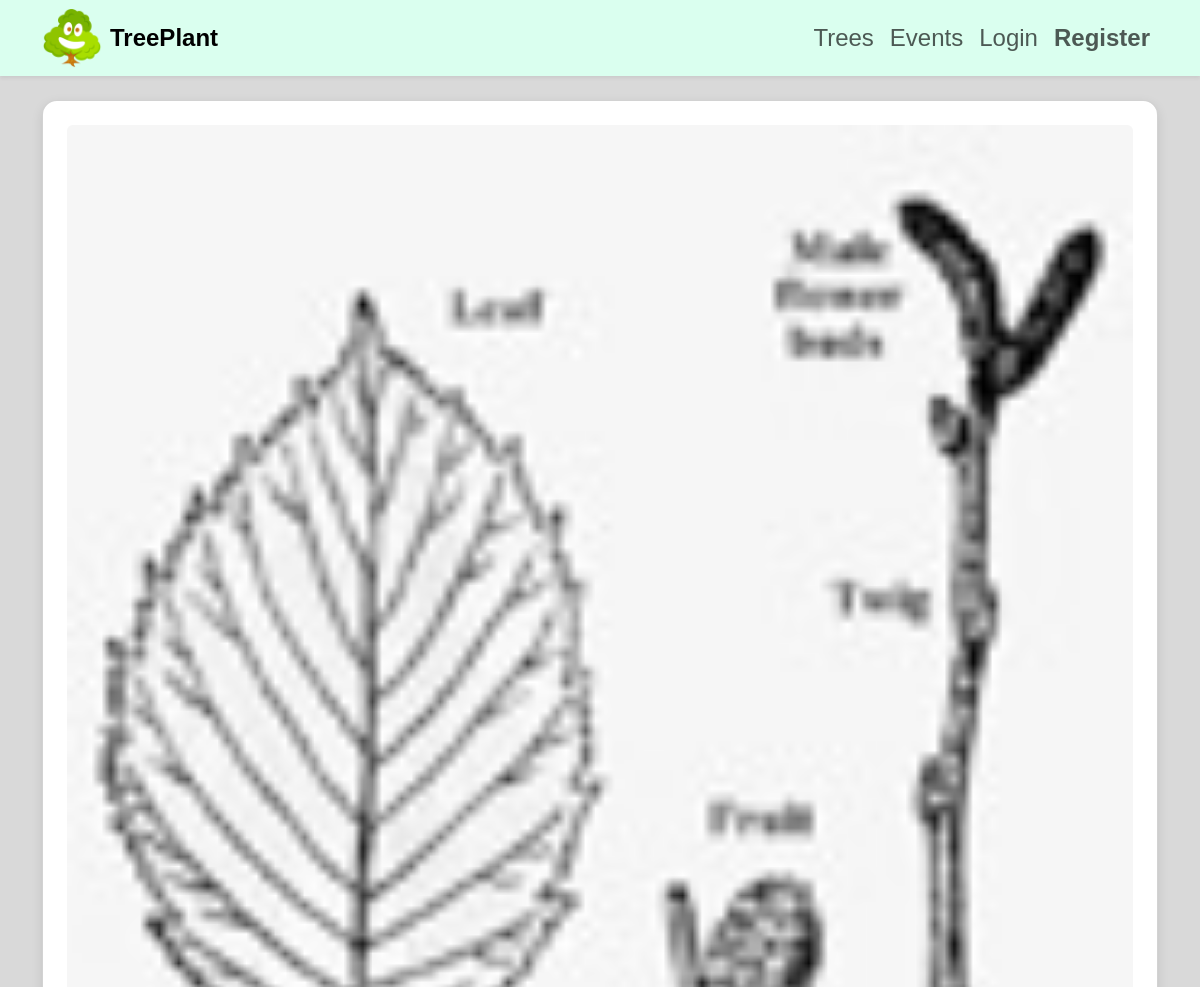
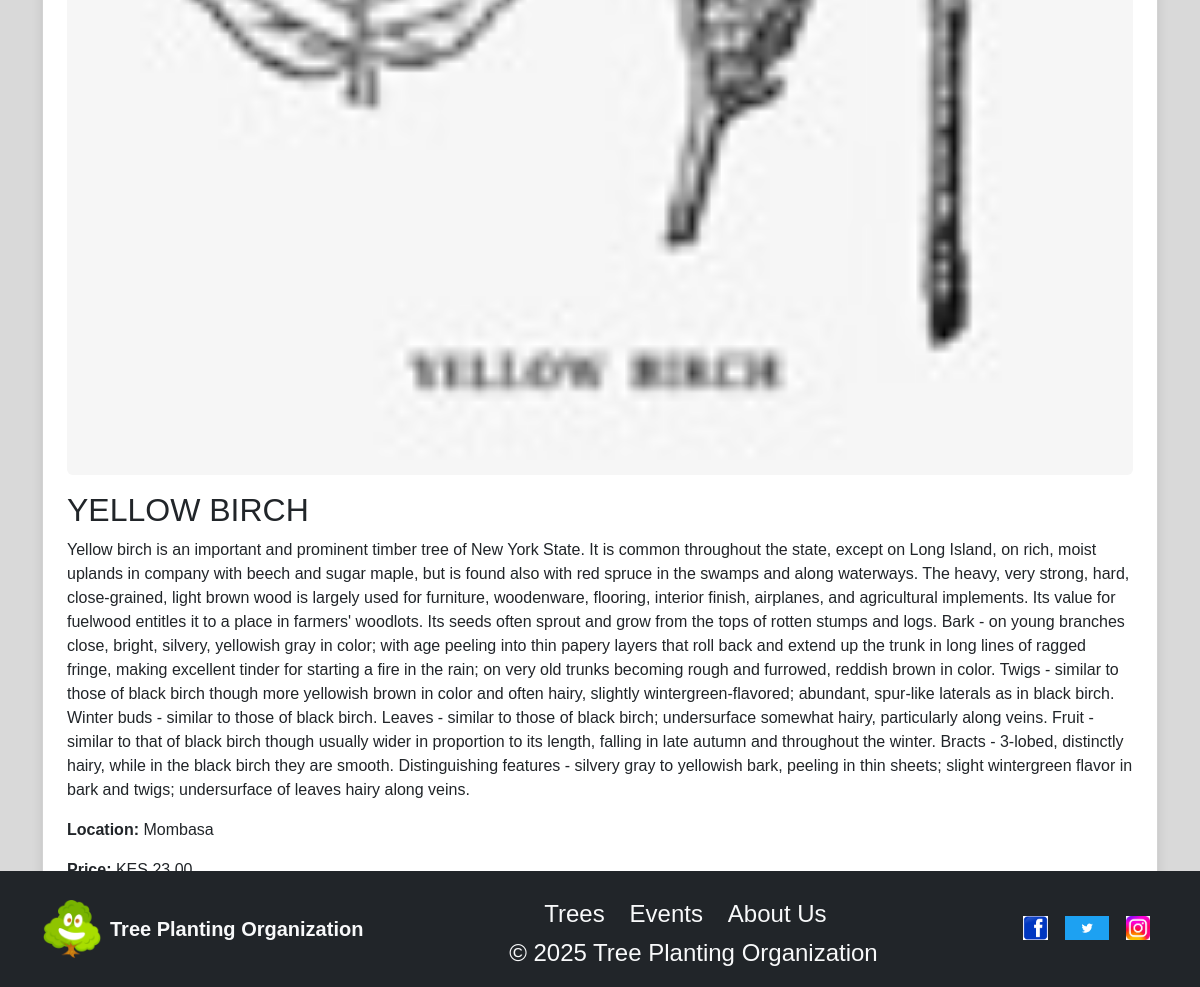
Screenshot of /tree/1/ with the database file from the repository (2 pictures, top to bottom).
### trees/models.py (models this page shows, shortened)
class Tree(models.Model):
    name = models.CharField(max_length=200)
    description = models.TextField()
    image = models.ImageField(upload_to="tree_images/", null=True, blank=True)
    location = models.CharField(max_length=200)
    price = models.DecimalField(max_digits=10, decimal_places=2, null=True, blank=True)
    owner = models.ForeignKey(User, on_delete=models.CASCADE)
    date_added = models.DateTimeField(auto_now_add=True)

### trees/views.py (the view)
# urls.py: path('tree/<int:id>/', views.tree_detail, name='tree_detail'),
def tree_detail(request, id):
    tree = get_object_or_404(Tree, id=id)
    return render(request, 'tree_app/tree_detail.html', {'tree': tree})

### trees/templates/tree_app/tree_detail.html (shortened to what this page needs)
{% extends 'home.html' %}
{% block content %}
<div class="card custom-card p-4 mb-4">
    <img src="{{ tree.image.url }}" class="card-img-top rounded mb-3" alt="{{ tree.name }}">
    <h2>{{ tree.name }}</h2>
    <p>{{ tree.description }}</p>
    <p><strong>Location:</strong> {{ tree.location }}</p>
    <p><strong>Price:</strong> {% if tree.price %}KES {{ tree.price }}{% else %}-{% endif %}</p>
    <p><strong>Pay</strong> {% url 'payment' %}</p>
</div>
{% endblock %}

### static/css/style.css (style rules this page uses)
body { font-family: 'Arial', sans-serif; background-color: #d9d9d9; color: #333; }
:root { --gen:DAFFEF }
.card.custom-card { border-radius: 15px; box-shadow: 0 4px 12px rgba(0,0,0,0.1); transition: transform 0.2s ease, box-shadow 0.2s ease; }
html { scroll-behavior: smooth; }

### rows the page displays
Tree: image (picture), name "YELLOW BIRCH", description "Yellow birch is an important and prominent timber tree of New York State. It is common throughout the state, except on Long Island, on rich, moist uplands in company with beech and sugar maple, but is found also with red spruce in the swamps and along waterways. The heavy, very strong, hard, close-grained, light brown wood is largely used for furniture, woodenware, flooring, interior finish, airplanes, and agricultural implements. Its value for fuelwood entitles it to a place in farmers' woodlots. Its seeds often sprout and grow from the tops of rotten stumps and logs. Bark - on young branches close, bright, silvery, yellowish gray in color; with age peeling into thin papery layers that…", location "Mombasa", price "23.00"
